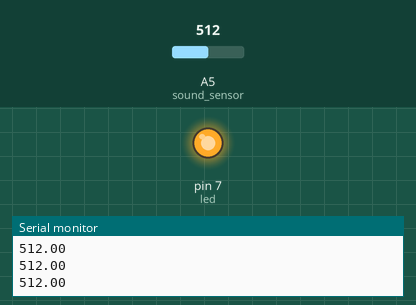
Bench run of a sketch on a simulated Arduino Uno, built with avr-gcc and run on an emulated ATmega328P. Parts: output pins drawn as LEDs (lit = HIGH), the last lines printed to the serial monitor. Inputs (shaded band) come from the test bench; at power-on: A5 (sound_sensor) = 512.

Above: at 1.2 s.
1.3 s: A5 (sound_sensor) set to 26
2.8 s: A5 (sound_sensor) set to 22
At 3.2 s:
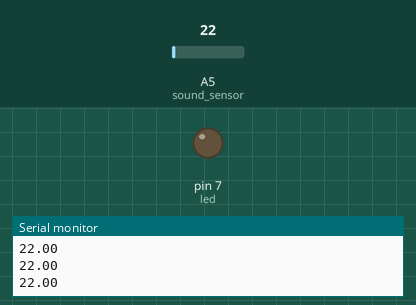
4.3 s: A5 (sound_sensor) set to 122
At 5.5 s:
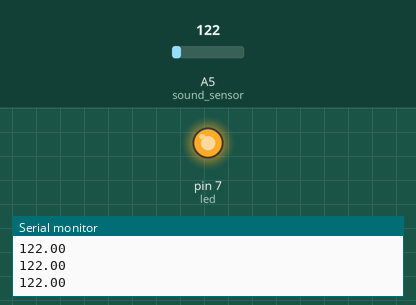
5.8 s: A5 (sound_sensor) set to 15
At 6.8 s:
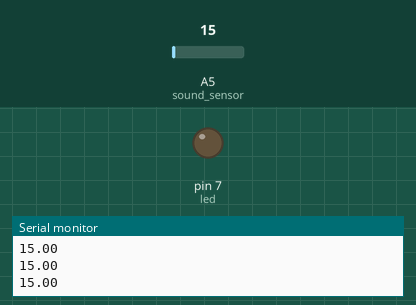
Timing chart, 0 to 8.3 s (numbered marks = the images above; inputs shaded):
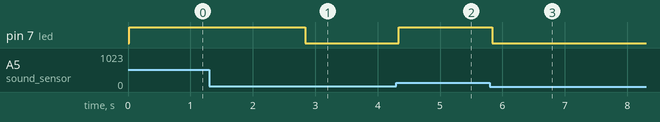

The sketch:

GreHiDeL_Automated_House.ino
```cpp
int led=7;
int sound_sensor=A5;
float sound_value;
void setup() {
  // put your setup code here, to run once:
pinMode(led,OUTPUT);
pinMode(sound_sensor,INPUT);
Serial.begin(9600);
//pinMode(led,HIGH);
}

void loop() {
  // put your main code here, to run repeatedly:
sound_value=analogRead(sound_sensor);
Serial.println(sound_value);
delay(20);
if(sound_value>=25)
{
  digitalWrite(led,HIGH);
}
if(sound_value<25)
{
  digitalWrite(led,LOW);
}
}
```

Measured:
- the behaviour switches between 25 and 24 on A5 (sound_sensor) (found by bisection; images 0 and 1)
- after the input at 2.8 s, pin 7 (led): HIGH → LOW at once
- after the input at 4.3 s, pin 7 (led): LOW → HIGH at once
- after the input at 5.8 s, pin 7 (led): HIGH → LOW at once
